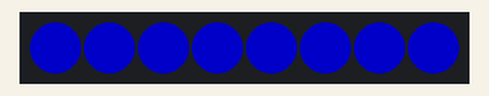
This sketch was run on a simulated Arduino Uno, built with avr-gcc and run on an emulated ATmega328P. Parts: 8 RGB LEDs in strip order, left to right. Dim RGB values are drawn brighter than linear.

Above: at 0.01 s.
At 39.85 s:
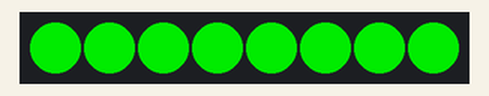
Timing chart, 0 to 40.0 s (numbered marks = the images above):
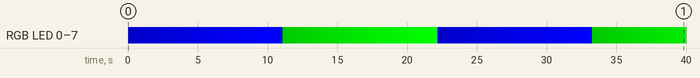

The sketch:

fading.ino
```cpp
#include <Adafruit_NeoPixel.h>

#define PIN 0
#define NUMPIXELS 8

Adafruit_NeoPixel strip = Adafruit_NeoPixel(NUMPIXELS, PIN, NEO_GRB + NEO_KHZ800);

int waitTime = 2;
int curLit = 0;
int maxLight = 255;
int minLight = 100;

uint32_t red = strip.Color(255, 0, 0);
uint32_t green = strip.Color(0, 255, 0);
uint32_t blue = strip.Color(0, 0, 255);

void setup() {
  strip.begin();
  strip.show();
}

void loop() {
  fadeInAll(blue);
  delay(150);
  fadeInAll(green);
  delay(150);
}

void fadeIn(uint8_t index, uint8_t red, uint8_t green, uint8_t blue) {
  for (uint8_t b = minLight; b < maxLight; b++) {
    strip.setPixelColor(index, red * b / 255, green * b / 255, blue * b / 255);
    strip.show();
    delay(2);
  };
}

void fadeOut(uint8_t index, uint8_t red, uint8_t green, uint8_t blue) {
  for (uint8_t b = maxLight; b > minLight; b--) {
    strip.setPixelColor(index, red * b / 255, green * b / 255, blue * b / 255);
    strip.show();
    delay(2);
  };
}

void fadeInAll(uint32_t color) {
  for (uint8_t b = minLight; b < maxLight; b++) {
    for (uint8_t p = 0; p < NUMPIXELS; p++) {
      strip.setPixelColor(p, color * b / 255);
    };
    strip.show();
    delay(70);
  };
}
```
